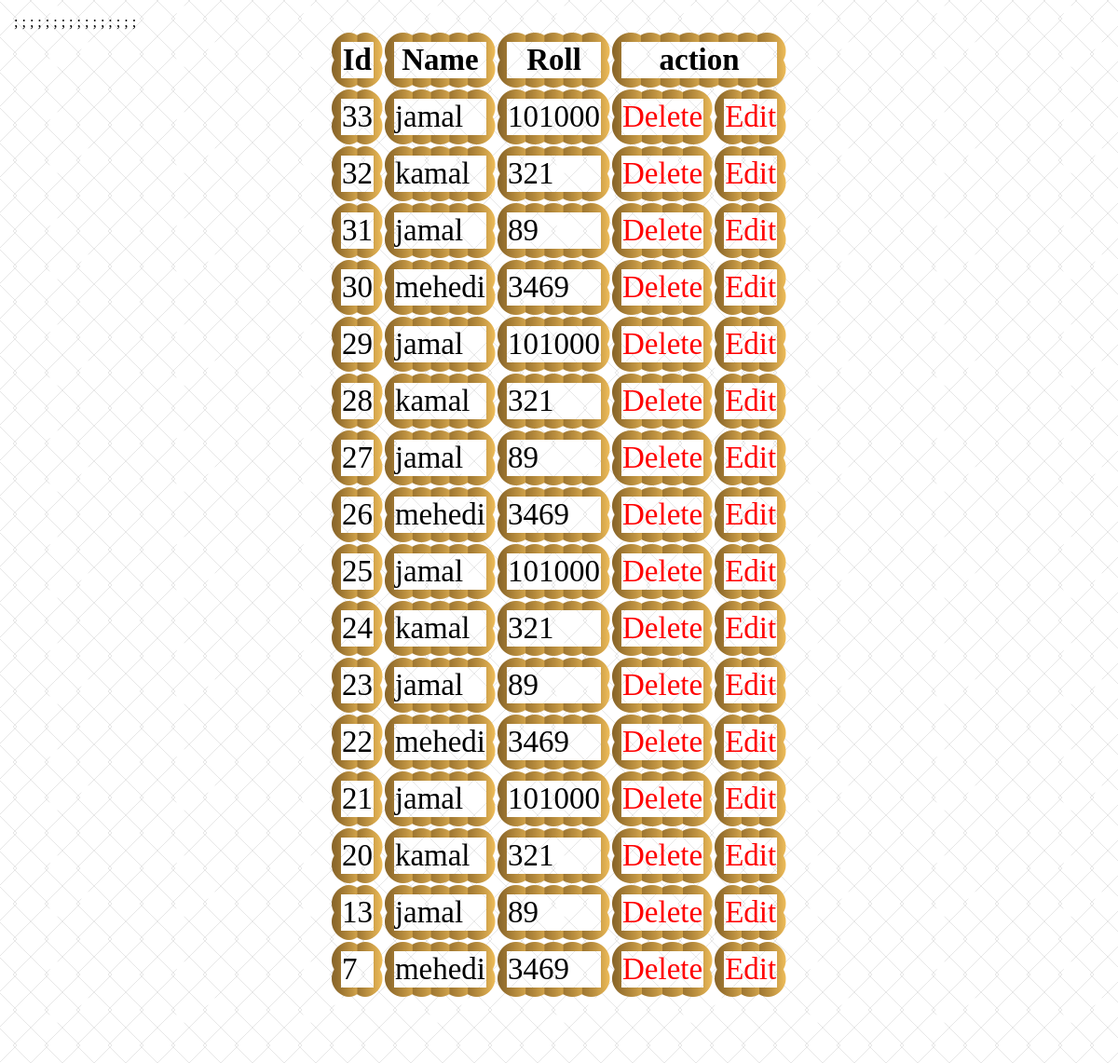
Page /admin/studentList-Admin.php on the committed database.
### tables this page shows
CREATE TABLE `student` (
  `id` int(10) NOT NULL,
  `name` varchar(30) NOT NULL,
  `roll` int(20) NOT NULL
);

### admin/studentList-Admin.php (the view, shortened to what this page needs)
<html>
	<?php
	include "../head.php";
	?>
	<body>
<div class="fixdisplay" style=' position:fixed; z-index:9999999999999999; height:100%; width:100%; bottom:0; overflow:auto; background:white;'>
		<section class="form">
			<?php
			$servername = "localhost";
			$username = "root";
			$password = "";
			$dbname = "ibitbogura";
			$conn = new mysqli($servername, $username, $password, $dbname);
			$sql = "SELECT id, name, roll FROM student ORDER BY id DESC";
			$result = $conn->query($sql);
				?>
				<?php
			if ($result->num_rows > 0) {
				?>
				<table style='margin:auto; font-size:33px;' >
					<tr>
						<th>Id</th>
						<th>Name</th>
						<th>Roll</th>
						<th colspan='2'>action</th>
					</tr>
				<?php
				while($row = $result->fetch_assoc()) {
					?>
					<tr>
						<td><?php echo $row['id']; ?></td>
						<td><?php echo $row['name']; ?></td>
						<td><?php echo $row['roll']; ?></td>
						<td> <a style='text-decoration:none; color:red;'  href='studentList-Admin.php?id=<?php echo $row["id"];?>'  >Delete</a></td>
						<td> <a style='text-decoration:none; color:red;' target="_blank" href='update.php?id=<?php echo $row["id"];?>'  >Edit</a></td>
					</tr>;
				<?php
				}
				?>
				</table> <br /><br /><br />
				<?php
			} else {
				echo "0 results";
			}
			?>
		</section>
</div>
</body>
</html>

### style/style.css (style rules this page uses)
* { margin:0; }
section.form { min-height:500px; overflow:hidden; background-image: url("http://localhost/www.sfafdm.com/img/chainlink.gif") ; background-attachment: fixed; padding:15px; }
table { empty-cells: hide; }

### admin/studentList-Admin.php (style rules this page uses)
section.form td,th { border:10px solid green; border-image: url(border.png) 20 round; }

### rows in the picture
student: id "33", name "jamal", roll "101000"
student: id "32", name "kamal", roll "321"
student: id "31", name "jamal", roll "89"
student: id "30", name "mehedi", roll "3469"
student: id "29", name "jamal", roll "101000"
student: id "28", name "kamal", roll "321"
student: id "27", name "jamal", roll "89"
student: id "26", name "mehedi", roll "3469"
student: id "25", name "jamal", roll "101000"
student: id "24", name "kamal", roll "321"
student: id "23", name "jamal", roll "89"
student: id "22", name "mehedi", roll "3469"
student: id "21", name "jamal", roll "101000"
student: id "20", name "kamal", roll "321"
student: id "13", name "jamal", roll "89"
student: id "7", name "mehedi", roll "3469"
